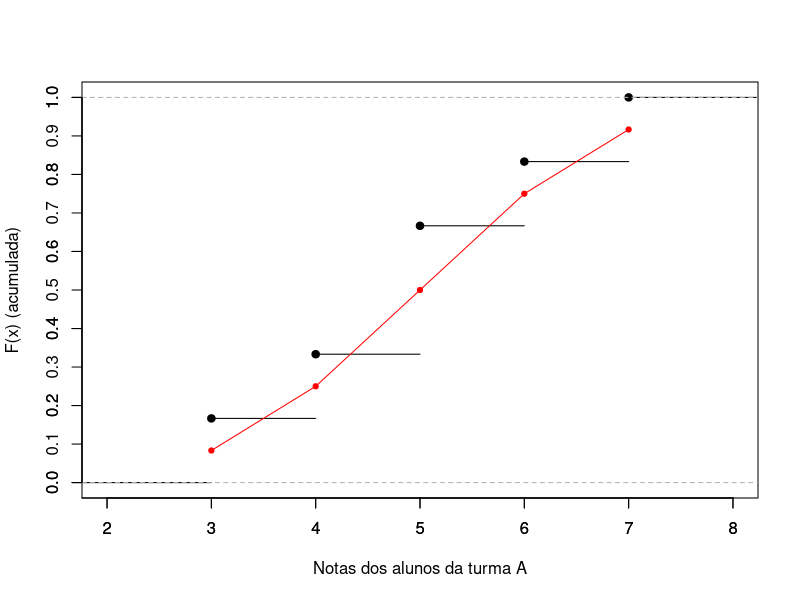
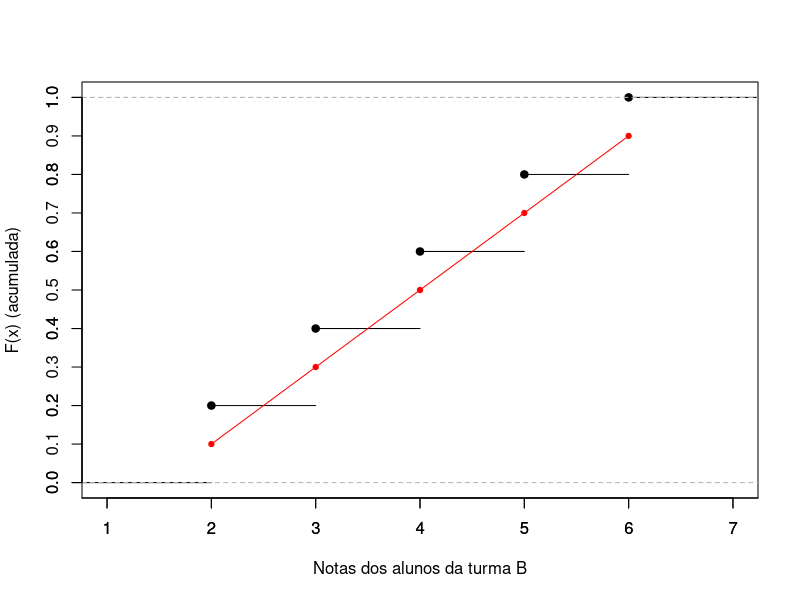
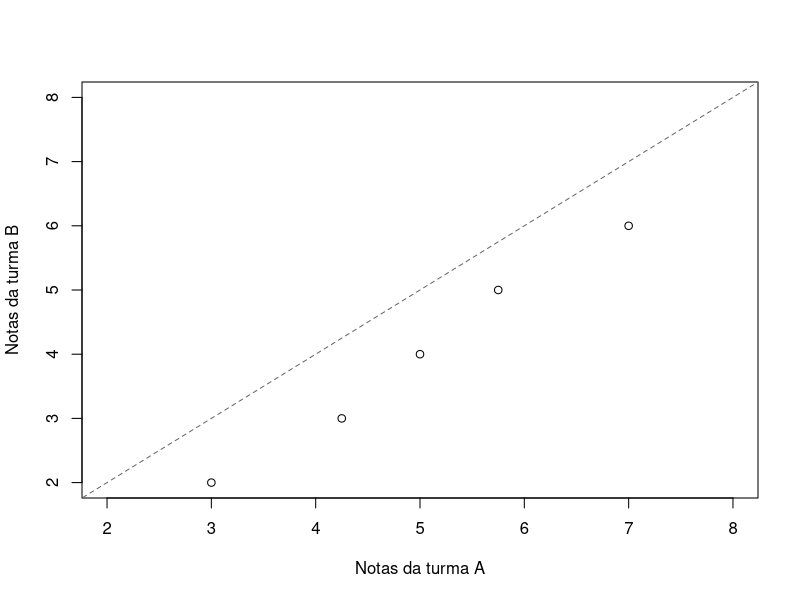
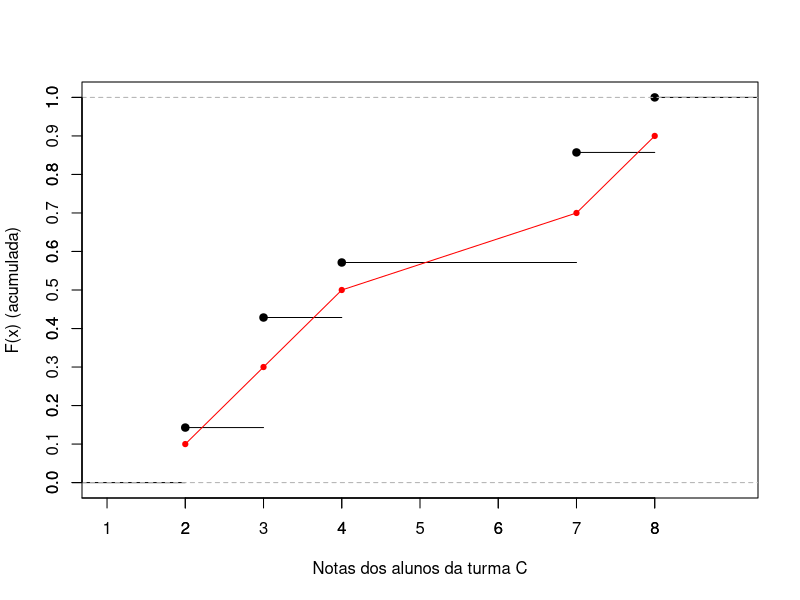

Here is the R script that generated these plots, in order:
#!/usr/bin/Rscript

CUMUL_A = "ex3-class-a.pdf"
CUMUL_B = "ex3-class-b.pdf"
CUMUL_EG = "ex3-example.pdf"
QQPLOT = "ex3-qqplot.pdf"

# ---------------------------------------------------------------------
# Calculates and returns an array representing the empiric cumulative
# function for the given data.
#
# If data is sorted and contains unique values, then the returned
# array (say, "emp_cumul") is such that emp_cumul[i] holds the empiric
# cumulative function value for data[i].
#
# Arguments:
#   data: Data array to be used for determining the array.
#
# Returns:
#   An array representing the empiric cumulative function.
emp_cumulative = function(data) {
    data_sorted = sort(data)
    unique_data = unique(data_sorted)

    # Calculate cumulative function values
    step = 1.0/length(data_sorted)
    cumul_func = c(0.0)
    cumul_prob = 0.0
    for (x in unique_data) {
        repeats = sum(data_sorted == x)
        cumul_prob = cumul_prob + step*repeats
        cumul_func = c(cumul_func, cumul_prob)
    }

    # Calculate middle point in each step of the cumulative function,
    # resulting in the empiric cumulative values
    emp_cumul = c()
    for (i in 1:length(cumul_func) - 1) {
        emp_cumul[i] = (cumul_func[i] + cumul_func[i+1])/2.0
    }

    return (emp_cumul)
}

# ---------------------------------------------------------------------
# Plots the cumulative and empiric cumulative function in a single graph.
#
# Arguments:
#   data:      A data array containing values to be used.
#   emp_cumul: An array of values representing the empiric cumulative
#              function for the given data.
#   filename:  Filename to save the created graph.
#   x_label:   Label of the graph on the x axis.
#
# Returns:
#   An array representing the empiric cumulative function for unique
#   values of the specified data.
plot_cumul = function(data, emp_cumul, filename, x_label) {
    unique_data = unique(sort(data))
    pdf(filename)

    # Cumulative
    plot(ecdf(data),
         main="",
         xlab=x_label,
         ylab="F(x) (acumulada)")

    # Empiric cumulative
    lines(unique_data, emp_cumul, col="red")
    points(unique_data, emp_cumul, pch=21, cex=0.7, col="red", bg="red")

    # Change axis interval and step values
    axis(1, at=seq(0, 8, by=1))
    axis(2, at=seq(0.0, 1.0, by=0.1))

    invisible(dev.off())
    paste("Cumulative function graph saved as", filename)
}

# ---------------------------------------------------------------------
# Calculates a percentile for a given order using the empiric cumulative
# function.
#
# Arguments:
#   p:         Order to be used, determines the numeric value q such that
#              p% of the data is <= q.
#   data:      Data previously used for obtaining the empiric cumulative
#              function.
#   emp_cumul: An array of values representing the empiric cumulative
#              function for the given data.
#
# Returns:
#   The percentile q such that p% of the data is <= q.
percentile = function(p, data, emp_cumul) {
    unique_data = unique(sort(data))

    # Supress +inf return value, which means that p is greater
    # than all values in emp_cumul
    i_next = suppressWarnings(min(which(emp_cumul > p)))
    i = i_next - 1

    # Case p < p1
    if (i == 0)
        return (unique_data[1])
    # Case p > pn
    if (is.infinite(i))
        return (unique_data[length(unique_data)])

    # Case p == Fe(x(i))
    if (p == emp_cumul[i])
        return (unique_data[i])

    # Case pi < p < pi+1
    fi = (p - emp_cumul[i])/(emp_cumul[i+1] - emp_cumul[i])
    result = (1 - fi)*unique_data[i] + fi*unique_data[i+1]
    return (result)
}

# ---------------------------------------------------------------------
# (A)
cat("[Item a]\n")

dfa = read.csv("../data/ex3-class-a.csv", sep=";", fileEncoding="UTF-8")
dfb = read.csv("../data/ex3-class-b.csv", sep=";", fileEncoding="UTF-8")

emp_cumul_a = emp_cumulative(dfa$Notas)
emp_cumul_b = emp_cumulative(dfb$Notas)

plot_cumul(dfa$Notas, emp_cumul_a, CUMUL_A, "Notas dos alunos da turma A")
plot_cumul(dfb$Notas, emp_cumul_b, CUMUL_B, "Notas dos alunos da turma B")

# Test a few values
paste("Percentile for p = 0.0 in class A:", percentile(0.0, dfa$Notas, emp_cumul_a))
paste("Percentile for p = 0.3 in class A:", percentile(0.3, dfa$Notas, emp_cumul_a))
paste("Percentile for p = 0.5 in class A:", percentile(0.5, dfa$Notas, emp_cumul_a))
paste("Percentile for p = 1.0 in class A:", percentile(1.0, dfa$Notas, emp_cumul_a))

# ---------------------------------------------------------------------
# (B)
cat("\n[Item b]\n")

pdf(QQPLOT)
qqplot(dfa$Notas, dfb$Notas,
       main="",
       xlab="Notas da turma A",
       ylab="Notas da turma B",
       xlim=c(2, 8),
       ylim=c(2, 8))
lines(c(0, 10), c(0, 10), lty=2, col="dimgray")  # Line y = x
invisible(dev.off())
paste("Quantiles x quantiles graph saved as", QQPLOT)

# ---------------------------------------------------------------------
# (C)
cat("[Item c]\n")

df_eg = read.csv("../data/ex3-example.csv", sep=";", fileEncoding="UTF-8")
emp_cumul_eg = emp_cumulative(df_eg$Notas)
plot_cumul(df_eg$Notas, emp_cumul_b, CUMUL_EG, "Notas dos alunos da turma C")

# Test a few values
paste("Percentile for p = 0.25 in class C:",
      percentile(0.25, df_eg$Notas, emp_cumul_eg))
paste("Percentile for p = 0.8 in class C:",
      percentile(0.8, df_eg$Notas, emp_cumul_eg))
